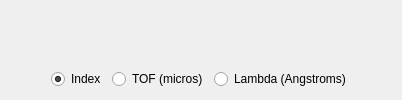
          <widget class="QWidget" name="layoutWidget">
           <layout class="QVBoxLayout" name="verticalLayout_3">
            <item>
             <widget class="QWidget" name="fitting_widget" native="true">
              <property name="sizePolicy">
               <sizepolicy hsizetype="Preferred" vsizetype="Expanding">
                <horstretch>0</horstretch>
                <verstretch>0</verstretch>
               </sizepolicy>
              </property>
             </widget>
            </item>
            <item>
             <layout class="QHBoxLayout" name="horizontalLayout_5">
              <item>
               <spacer name="horizontalSpacer_5">
                <property name="orientation">
                 <enum>Qt::Horizontal</enum>
                </property>
                <property name="sizeHint" stdset="0">
                 <size>
                  <width>40</width>
                  <height>20</height>
                 </size>
                </property>
               </spacer>
              </item>
              <item>
               <widget class="QRadioButton" name="fitting_index_radiobutton">
                <property name="text">
                 <string>Index</string>
                </property>
                <property name="checked">
                 <bool>true</bool>
                </property>
               </widget>
              </item>
              <item>
               <widget class="QRadioButton" name="fitting_tof_radiobutton">
                <property name="text">
                 <string>TOF (micros)</string>
                </property>
               </widget>
              </item>
              <item>
               <widget class="QRadioButton" name="fitting_lambda_radiobutton">
                <property name="text">
                 <string>Lambda (Angstroms)</string>
                </property>
               </widget>
              </item>
              <item>
               <spacer name="horizontalSpacer_6">
                <property name="orientation">
                 <enum>Qt::Horizontal</enum>
                </property>
                <property name="sizeHint" stdset="0">
                 <size>
                  <width>40</width>
                  <height>20</height>
                 </size>
                </property>
               </spacer>
              </item>
             </layout>
            </item>
           </layout>
          </widget>
